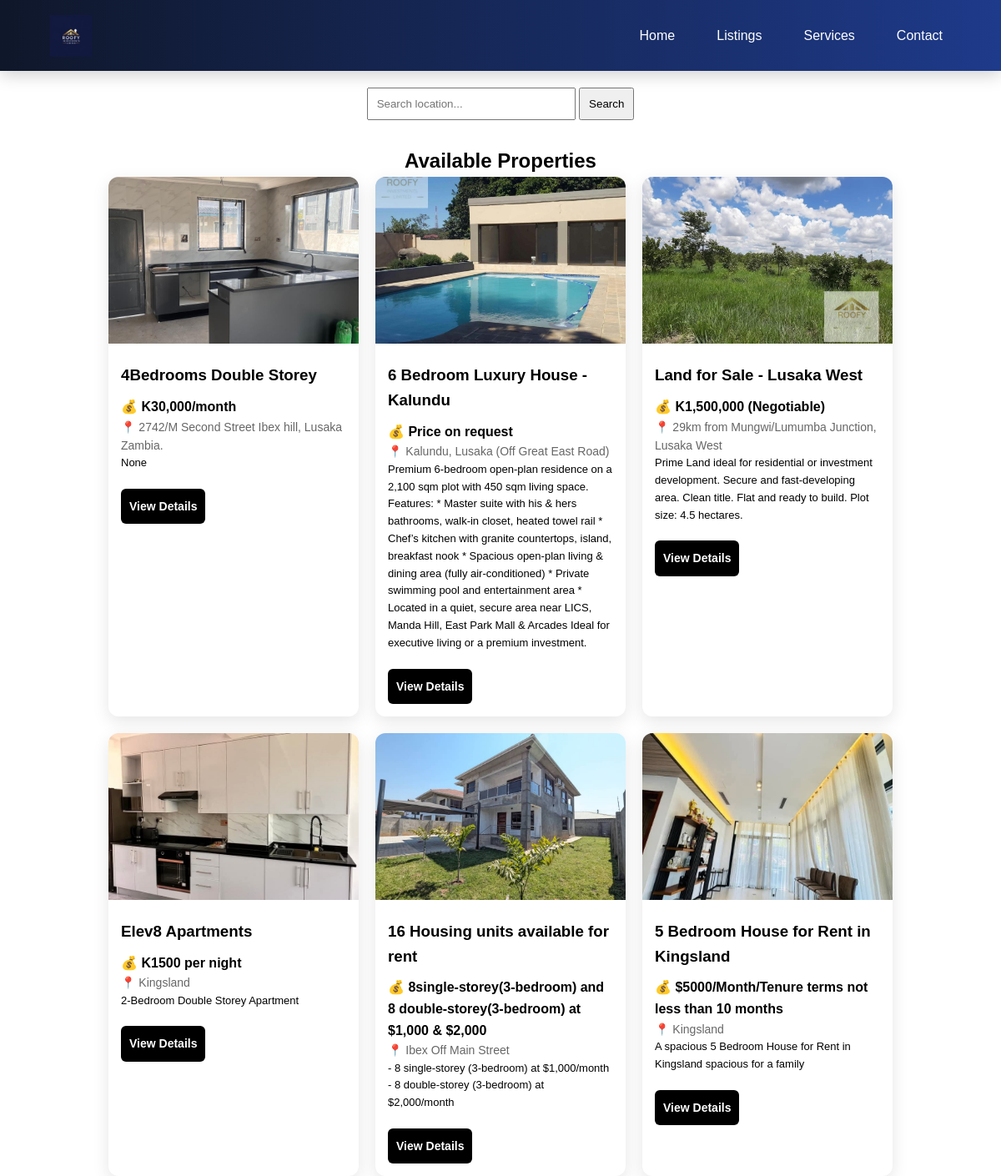
The page /listings on the database its author committed.
### tables this page shows
CREATE TABLE properties (
    id INTEGER PRIMARY KEY AUTOINCREMENT,
    title TEXT,
    price TEXT,
    location TEXT,
    description TEXT,
    image TEXT,
    property_type TEXT
);

### app.py (the view)
@app.route("/listings")
def listings():
    conn = sqlite3.connect("database.db")
    cursor = conn.cursor()
    cursor.execute("SELECT * FROM properties")
    properties = cursor.fetchall()
    conn.close()
    return render_template("listings.html", properties=properties)

### templates/listings.html (shortened to what this page needs)
<!DOCTYPE html>
<html lang="en">
<head>
    <link rel="stylesheet" href="{{ url_for('static', filename='styles.css') }}">
</head>
<body>
<nav class="navbar">
    <img src="/static/images/logo.jpg" class="logo">
    <ul class="nav-links">
        <li><a href="/">Home</a></li>
        <li><a href="/listings">Listings</a></li>
        <li><a href="/services">Services</a></li>
        <li><a href="/contact">Contact</a></li>
    </ul>
</nav>
    <form method="GET" action="/listings" style="text-align:center; margin:20px;">
    <input type="text" name="search" placeholder="Search location..."
           style="padding:10px; width:250px;">
    <button type="submit" style="padding:10px;">Search</button>
</form>
<h2 style="text-align:center; margin-top: 30px;">Available Properties</h2>
    <div class="properties-container">
{% for property in properties %}
<div class="property-card">
    <img src="{{ url_for('static', filename='images/' + property[5].split(',')[0]) }}" alt="Property">
    <div class="property-info">
        <h3>{{ property[1] }}</h3>
        <p class="price">💰 {{ property[2] }}</p>
        <p class="location">📍 {{ property[3] }}</p>
        <p class="details">{{ property[4] }}</p>
        <a href="/property/{{ property[0] }}" class="btn">View Details</a>
    </div>
</div>
{% endfor %}
</div>
</body>
</html>

### static/styles.css (style rules this page uses)
* { margin: 0; padding: 0; box-sizing: border-box; font-family: 'Poppins', sans-serif; }
body { line-height: 1.6; }
html, body { width: 100%; overflow-x: hidden; }
.navbar { display: flex; justify-content: space-between; align-items: center; padding: 15px 60px; background: linear-gradient(to right, #0f172a, #1e3a8a); box-shadow: 0 4px 20px rgba(0,0,0,0.2); }
.navbar ul { list-style: none; display: flex; gap: 30px; }
.navbar a { color: white; text-decoration: none; font-weight: 500; transition: 0.3s; }
.logo { height: 65px; width: auto; object-fit: contain; }
.navbar { height: 85px; }
.logo { height: 50px; width: auto; object-fit: contain; }
.navbar a { color: white; text-decoration: none; font-weight: 500; transition: all 0.3s ease; position: relative; }
.btn { background: #f1b400; color: white; padding: 12px; border: none; border-radius: 8px; cursor: pointer; font-weight: bold; }
.btn { display: inline-block; margin-top: 10px; padding: 8px 12px; background: orange; color: white; text-decoration: none; border-radius: 5px; }
.properties-container { display: flex; flex-wrap: wrap; justify-content: center; gap: 20px; }
.property-card { width: 300px; border-radius: 12px; overflow: hidden; box-shadow: 0 6px 20px rgba(0,0,0,0.1); background: white; transition: transform 0.2s ease; }
.property-card img { width: 100%; height: 200px; object-fit: cover; }
.property-info { padding: 15px; }
.property-info h3 { margin-bottom: 10px; }
.price { font-weight: bold; color: #000; }
.location { color: #666; font-size: 14px; }
.details { font-size: 13px; margin-bottom: 10px; }
.btn { display: inline-block; padding: 10px; background: black; color: white; text-decoration: none; border-radius: 6px; font-size: 14px; }
nav ul li a { text-decoration: none; color: white; margin: 0 10px; }

### rows shown on the page
properties: shows a picture, title "4Bedrooms Double Storey", price "K30,000/month", location "2742/M Second Street Ibex hill, Lusaka Zambia.", property "None"
properties: shows a picture, title "6 Bedroom Luxury House - Kalundu", price "Price on request", location "Kalundu, Lusaka (Off Great East Road)", description "Premium 6-bedroom open-plan residence on a 2,100 sqm plot with 450 sqm living space. Features: * Master suite with his & hers bathrooms, walk-in closet, heated towel rail * Chef’s kitchen with granite countertops, island, breakfast nook * Spacious open-plan living & dining area (fully air-conditioned) * Private swimming pool and entertainment area * Located in a quiet, secure area near LICS, Manda Hill, East Park Mall & Arcades Ideal for executive living or a premium investment."
properties: shows a picture, title "Land for Sale - Lusaka West", price "K1,500,000 (Negotiable)", location "29km from Mungwi/Lumumba Junction, Lusaka West", description "Prime Land ideal for residential or investment development. Secure and fast-developing area. Clean title. Flat and ready to build. Plot size: 4.5 hectares."
properties: shows a picture, title "Elev8 Apartments", price "K1500 per night", location "Kingsland", description "2-Bedroom Double Storey Apartment"
properties: shows a picture, title "16 Housing units available for rent", price "8single-storey(3-bedroom) and 8 double-storey(3-bedroom) at $1,000 & $2,000", location "Ibex Off Main Street", description "- 8 single-storey (3-bedroom) at $1,000/month - 8 double-storey (3-bedroom) at $2,000/month"
properties: shows a picture, title "5 Bedroom House for Rent in Kingsland", price "$5000/Month/Tenure terms not less than 10 months", location "Kingsland", description "A spacious 5 Bedroom House for Rent in Kingsland spacious for a family"
